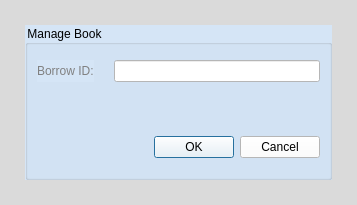
<?xml version="1.0" encoding="UTF-8"?>
<ui version="4.0">
 <class>ReturnBook</class>
 <widget class="QDialog" name="ReturnBook">
  <property name="geometry">
   <rect>
    <x>0</x>
    <y>0</y>
    <width>357</width>
    <height>205</height>
   </rect>
  </property>
  <property name="minimumSize">
   <size>
    <width>357</width>
    <height>0</height>
   </size>
  </property>
  <property name="windowTitle">
   <string>Return Book</string>
  </property>
  <property name="styleSheet">
   <string notr="true">background-color: rgb(218, 218, 218);</string>
  </property>
  <layout class="QGridLayout" name="gridLayout_2">
   <property name="leftMargin">
    <number>25</number>
   </property>
   <property name="topMargin">
    <number>25</number>
   </property>
   <property name="rightMargin">
    <number>25</number>
   </property>
   <property name="bottomMargin">
    <number>25</number>
   </property>
   <property name="verticalSpacing">
    <number>6</number>
   </property>
   <item row="0" column="0">
    <widget class="QGroupBox" name="groupBox">
     <property name="styleSheet">
      <string notr="true">background-color: rgb(213, 229, 246);</string>
     </property>
     <property name="title">
      <string>Manage Book</string>
     </property>
     <layout class="QGridLayout" name="gridLayout">
      <property name="topMargin">
       <number>15</number>
      </property>
      <property name="spacing">
       <number>6</number>
      </property>
      <item row="0" column="0">
       <layout class="QVBoxLayout" name="verticalLayout">
        <property name="spacing">
         <number>20</number>
        </property>
        <property name="bottomMargin">
         <number>10</number>
        </property>
        <item>
         <layout class="QHBoxLayout" name="horizontalLayout_5">
          <item>
           <widget class="QLabel" name="label_borrow">
            <property name="styleSheet">
             <string notr="true">color: rgb(128, 128, 128);</string>
            </property>
            <property name="text">
             <string>Borrow ID:</string>
            </property>
           </widget>
          </item>
          <item>
           <widget class="QLineEdit" name="line_borrow">
            <property name="styleSheet">
             <string notr="true">background-color: rgb(255, 255, 255);</string>
            </property>
           </widget>
          </item>
         </layout>
        </item>
        <item>
         <spacer name="verticalSpacer">
          <property name="orientation">
           <enum>Qt::Vertical</enum>
          </property>
          <property name="sizeHint" stdset="0">
           <size>
            <width>20</width>
            <height>40</height>
           </size>
          </property>
         </spacer>
        </item>
        <item>
         <widget class="QDialogButtonBox" name="buttonBox">
          <property name="styleSheet">
           <string notr="true">background-color: rgb(255, 255, 255);
color: rgb(0, 0, 0);</string>
          </property>
          <property name="standardButtons">
           <set>QDialogButtonBox::Cancel|QDialogButtonBox::Ok</set>
          </property>
         </widget>
        </item>
       </layout>
      </item>
     </layout>
    </widget>
   </item>
  </layout>
 </widget>
 <resources/>
 <connections/>
</ui>
